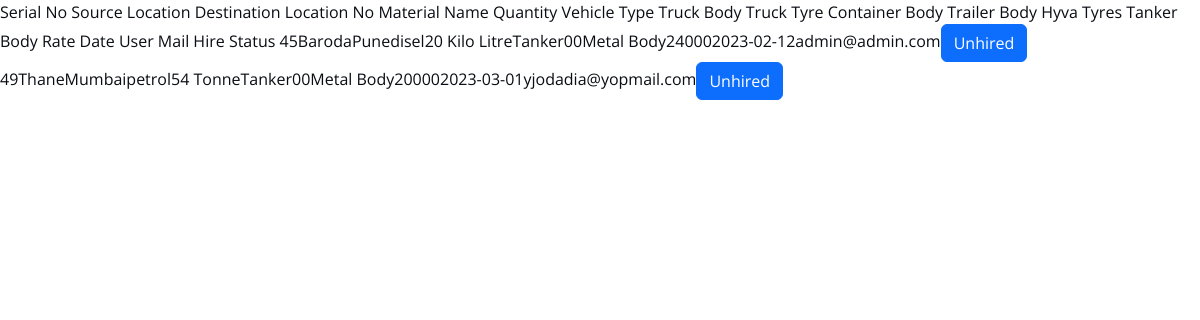
/admin/hgoodssearch.php (signed in), run on the app's committed database.
### tables this page shows
CREATE TABLE `goods` (
  `gid` int(11) NOT NULL,
  `sloca` varchar(50) NOT NULL,
  `dloca` varchar(50) NOT NULL,
  `mname` varchar(30) NOT NULL,
  `quan` varchar(20) NOT NULL,
  `vtype` varchar(30) NOT NULL,
  `tbody` varchar(30) NOT NULL,
  `ttyre` int(3) NOT NULL,
  `cbody` varchar(25) NOT NULL,
  `trbody` varchar(30) NOT NULL,
  `htyres` int(3) NOT NULL,
  `tanbody` varchar(25) NOT NULL,
  `rates` int(8) NOT NULL,
  `postdate` date DEFAULT NULL,
  `username` varchar(50) NOT NULL,
  `lockstatus` varchar(30) NOT NULL,
  `hire` varchar(8) NOT NULL
);

### admin/hgoodssearch.php (the view, shortened to what this page needs)
<tr>
     <th>Serial No</th>
     <th>Source Location</th>
     <th>Destination Location No</th>
     <th>Material Name</th>
     <th>Quantity</th>
     <th>Vehicle Type</th>
     <th>Truck Body</th>
     <th>Truck Tyre</th>
     <th>Container Body</th>
     <th>Trailer Body</th>
     <th>Hyva Tyres</th>
     <th>Tanker Body</th>
     <th>Rate</th>
     <th>Date</th>
     <th>User Mail</th>
     <th>Hire Status</th>
</tr>
<?php
    include("header.php");
    $table=mysqli_query($conn,"select * from goods where mname like '$mname%'");
    while($row=mysqli_fetch_array($table))
    {
        echo"<tr>";
        echo "<td>$row[gid]</td>";
        echo "<td>$row[sloca]</td>";
        echo "<td>$row[dloca]</td>";
        echo "<td>$row[mname]</td>";
        echo "<td>$row[quan]</td>";
        echo "<td>$row[vtype]</td>";
        echo "<td>$row[ttyre]</td>";
        echo "<td>$row[htyres]</td>";
        echo "<td>$row[tanbody]</td>";
        echo "<td>$row[rates]</td>";
        echo "<td>$row[postdate]</td>";
        echo "<td>$row[username]</td>";
        echo "<td><button class='btn btn-primary' disable>$row[hire]</button></td>";
        echo "</tr>";
    }
 ?>

### assets/css/main.css (style rules this page uses)
:root { --font-default: "Open Sans", system-ui, -apple-system, "Segoe UI", Roboto, "Helvetica Neue", Arial, "Noto Sans", "Liberation Sans", sans-serif, "Apple Color Emoji", "Segoe UI Emoji", "Segoe UI Symbol", "Noto Color Emoji"; --font-primary: "Inter", sans-serif; --font-secondary: "Poppins", sans-serif; }
:root { --color-default: #0a0d13; --color-primary: #0d42ff; --color-secondary: #0e1d34; }
:root { scroll-behavior: smooth; }

### data on the page
goods: gid "45", sloca "Baroda", dloca "Pune", mname "disel", quan "20 Kilo Litre", vtype "Tanker", ttyre "0", htyres "0", tanbody "Metal Body", rates "24000", postdate "2023-02-12", username "admin@admin.com", hire "Unhired"
goods: gid "49", sloca "Thane", dloca "Mumbai", mname "petrol", quan "54 Tonne", vtype "Tanker", ttyre "0", htyres "0", tanbody "Metal Body", rates "20000", postdate "2023-03-01", username "yjodadia@yopmail.com", hire "Unhired"
